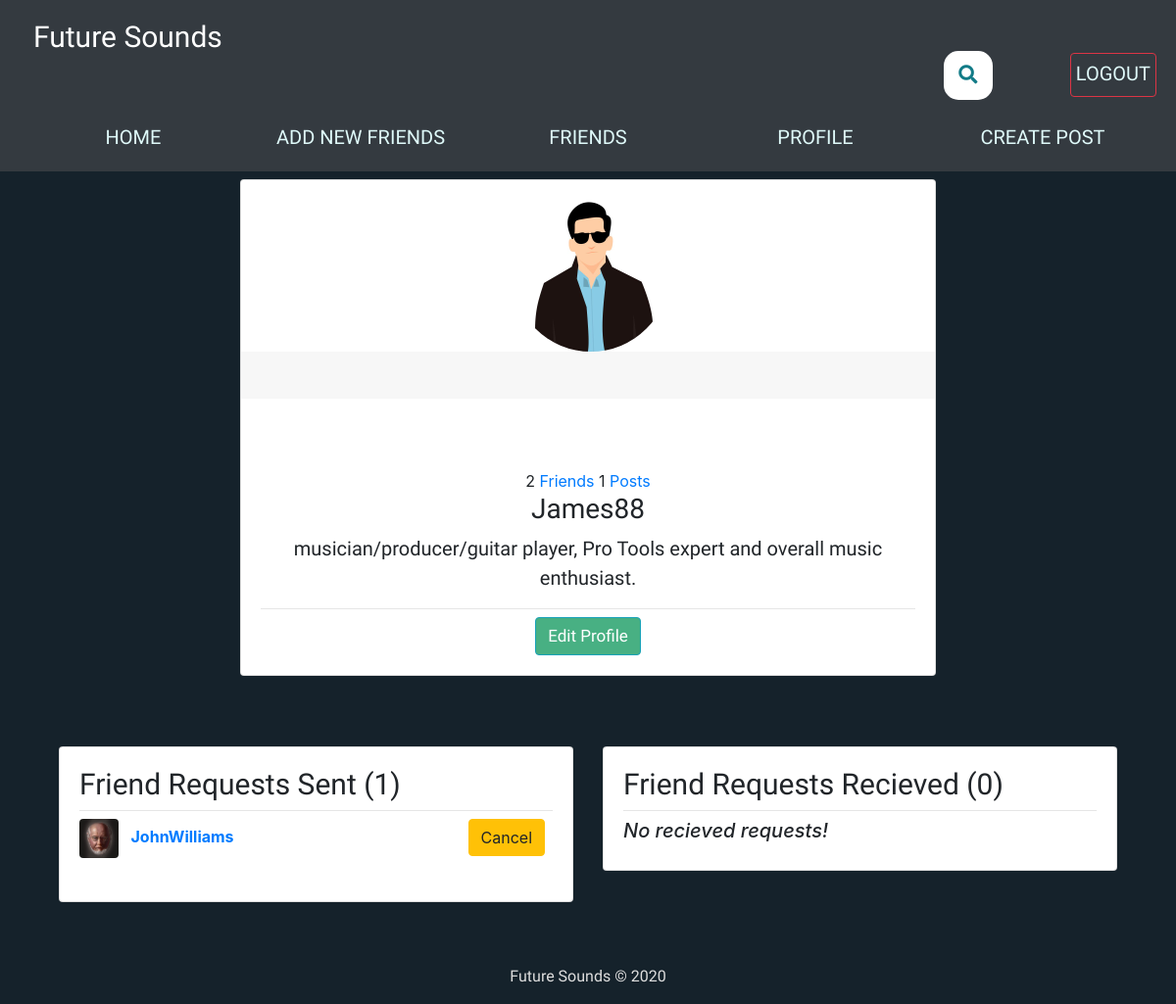
/my-profile/ (signed in), run on an earlier commit of the app's database.
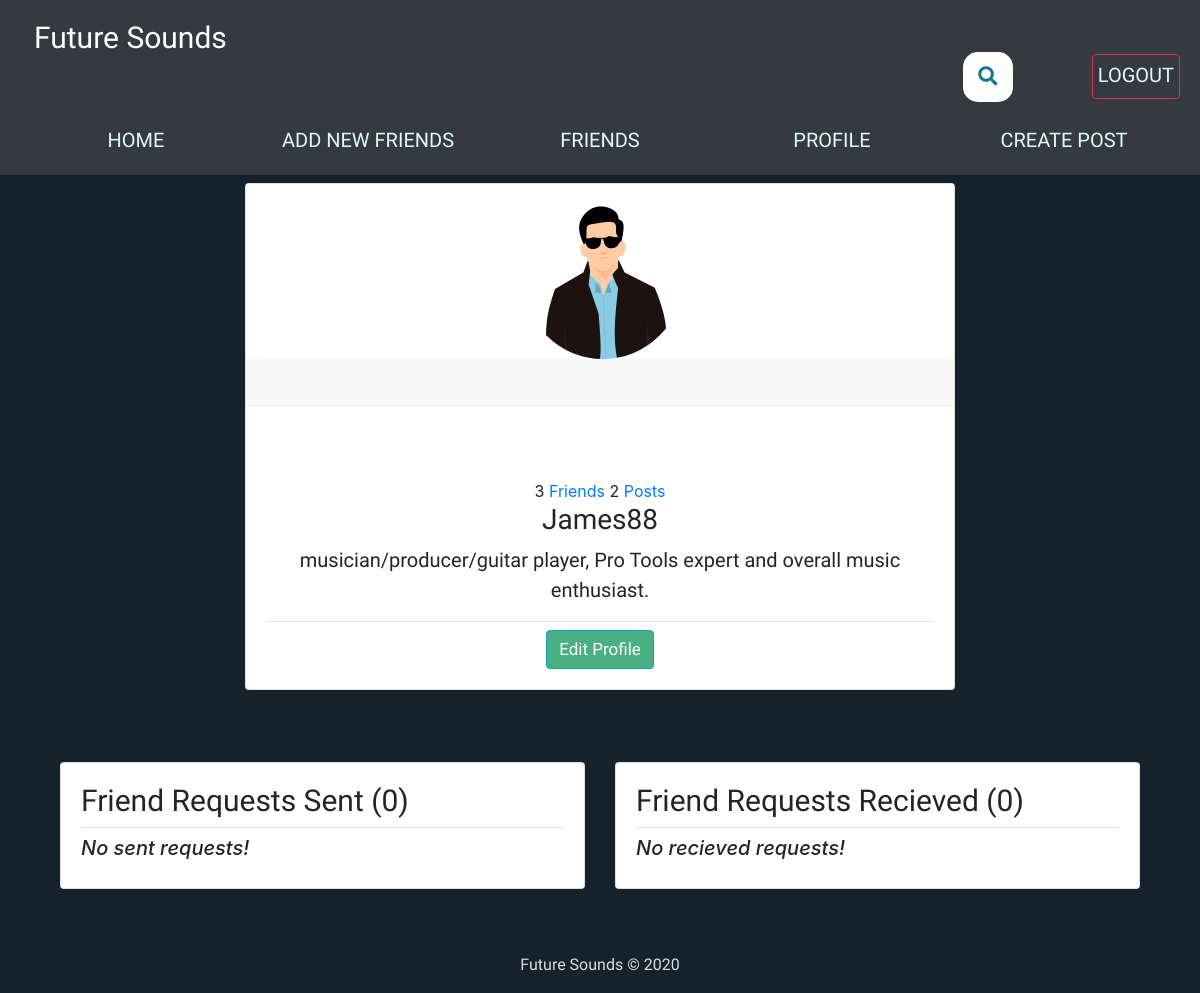
And on a later commit of the database.
### users/models.py (models this page shows, shortened)
class Profile(models.Model):
    user = models.OneToOneField(User, on_delete=models.CASCADE)
    image = models.ImageField(default='default.png', upload_to='profile_pics')
    slug = AutoSlugField(populate_from='user')
    bio = models.CharField(max_length=255, blank=True)
    friends = models.ManyToManyField('Profile', blank=True)
    def get_absolute_url(self):
        return "/users/{}".format(self.slug)

class FriendRequest(models.Model):
    to_user = models.ForeignKey(settings.AUTH_USER_MODEL, related_name='to_user', on_delete=models.CASCADE)
    from_user = models.ForeignKey(settings.AUTH_USER_MODEL, related_name='from_user', on_delete=models.CASCADE)
    timestamp = models.DateTimeField(auto_now_add=True)

### users/views.py (the view)
# urls.py: path('my-profile/', user_views.my_profile, name='my_profile'),
@login_required
def my_profile(request):
        p = request.user.profile
        you = p.user
        sent_friend_requests = FriendRequest.objects.filter(from_user=you)
        rec_friend_requests = FriendRequest.objects.filter(to_user=you)
        user_posts = Post.objects.filter(user_name=you)
        friends = p.friends.all()
        button_status = 'none'
        if p not in request.user.profile.friends.all():
            button_status = 'not_friend'
            if len(FriendRequest.objects.filter(
                from_user=request.user).filter(to_user=you)) == 1:
                        button_status = 'friend_request_sent'
            if len(FriendRequest.objects.filter(
                from_user=p.user).filter(to_user=request.user)) == 1:
                        button_status = 'friend_request_received'
        context = {
                'u': you,
                'button_status': button_status,
                'friends_list': friends,
                'sent_friend_requests': sent_friend_requests,
                'rec_friend_requests': rec_friend_requests,
                'post_count': user_posts.count
        }
        return render(request, 'users/profile.html', context)

### users/templates/users/profile.html (shortened to what the changed rows need)
{% extends "feed/layout.html" %} {% load static %} {% block searchform %}
<link rel="stylesheet" href="https://use.fontawesome.com/releases/v5.3.1/css/all.css"
integrity="sha384-mzrmE5qonljUremFsqc01SB46JvROS7bZs3IO2EmfFsd15uHvIt+Y8vEf7N7fWAU">
{% endblock searchform %} {% block content %}
<div class="main-content">
  <div class="container mt-2">
    <div class="row">
      <div class="col-xl-8 col-md-10 m-auto order-xl-2 mb-5 mb-xl-0">
        <div class="card card-profile shadow">
          <div class="row justify-content-center">
            <div class="col-lg-3 order-lg-2">
              <div class="card-profile-image">
                  <img
                    src="{{ u.profile.image.url }}"
                    class="rounded-circle"
                    width="160px"
                    height="160px"
                  />
              </div>
            </div>
          </div>
          <div class="card-body pt-0 pt-md-4">
            <div class="row">
              <div class="col">
                <div
                  class="card-profile-stats d-flex justify-content-center mt-md-5"
                >
                  <div>
                    <span class="heading">{{ u.profile.friends.count }}</span>
                    {% if request.user == u %}
                    <span class="description"
                      ><a href="{% url 'friend_list' %}">Friends</a></span
                    >
                    {% else %}
                    <span class="description">Friends</span>
                    {% endif %}
                    <span class="heading">{{ post_count }}</span>
                    <span class="description"
                      ><a href="{% url 'user-posts' u.username %}"
                        >Posts</a
                      ></span
                    >
                  </div>
                </div>
              </div>
            </div>
            <div class="text-center">
              <h3>{{ u }}</h3>
              <p>{{ u.profile.bio }}</p>
              <hr class="my-2" />
              {% if request.user == u %}
              <a class="btn btn-info edit_btn" href="{% url 'edit_profile' %}"
                >Edit Profile</a
              >
              {% endif %}
            </div>
          </div>
        </div>
      </div>
    </div>
    <br />
    {% if request.user == u %}
    <div class="row">
      <div class="col-md-6">
        <div class="card card-signin my-5">
          <div class="card-body">
            <h2 class="profile_requests">Friend Requests Sent ({{ sent_friend_requests.count }})</h2>
            <hr class="my-2" />
            {% if not sent_friend_requests %}
            <h5><i>No sent requests!</i></h5>
            {% else %} {% for s_request in sent_friend_requests %}
            <a href="{{ s_request.to_user.profile.get_absolute_url }}"
              ><img
                src="{{ s_request.to_user.profile.image.url }}"
                class="rounded mr-2"
                width="40"
                height="40"
                alt=""
            /></a>
            <a href="{{ s_request.to_user.profile.get_absolute_url }}"
              ><b>{{ s_request.to_user.username }}</b></a
            >
            <small class="float-right">
              <a
                class="btn btn-warning mr-2"
                href="{% url 'cancel_friend_request' s_request.to_user.username %}"
                >Cancel</a
              >
            </small>
            <br /><br />
            {% endfor %} {% endif %}
          </div>
        </div>
      </div>
      <div class="col-md-6">
        <div class="card card-signin my-5">
          <div class="card-body">
            <h2 class="profile_requests">Friend Requests Recieved ({{ rec_friend_requests.count }})</h2>
            <hr class="my-2" />
            {% if not rec_friend_requests %}
            <h5><i>No recieved requests!</i></h5>
            {% endif %}
          </div>
        </div>
      </div>
    </div>
    {% endif %}
  </div>
</div>
{% endblock content %}

What changed in the data, as far as the page shows it:
removed FriendRequest: to_user.profile.image (picture), to_user.username "JohnWilliams"
Also different on the page:
{{ u.profile.friends.count }}: "2" → "3"
{{ post_count }}: "1" → "2"
{{ sent_friend_requests.count }}: "1" → "0"
text now shown: "No sent requests!"
